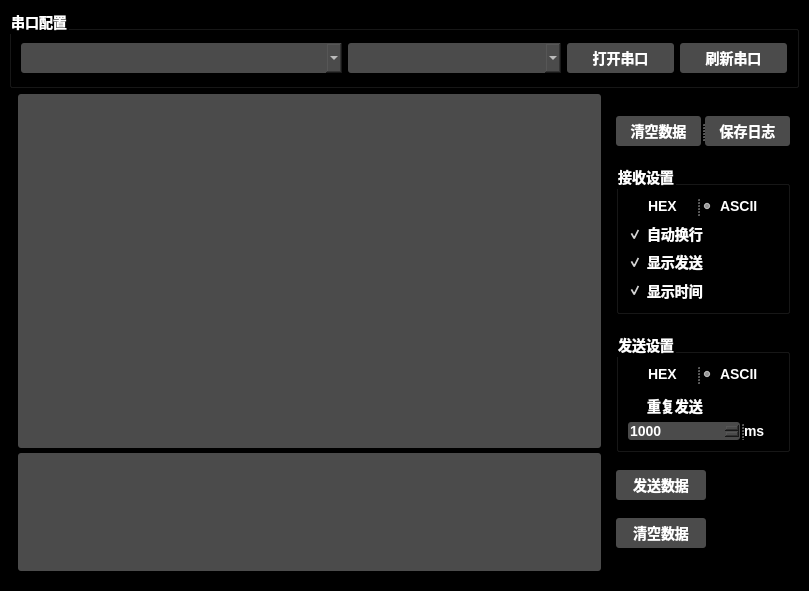
<?xml version="1.0" encoding="UTF-8"?>
<ui version="4.0">
 <class>MainWindow</class>
 <widget class="QMainWindow" name="MainWindow">
  <property name="geometry">
   <rect>
    <x>0</x>
    <y>0</y>
    <width>809</width>
    <height>591</height>
   </rect>
  </property>
  <property name="palette">
   <palette>
    <active>
     <colorrole role="WindowText">
      <brush brushstyle="SolidPattern">
       <color alpha="255">
        <red>255</red>
        <green>255</green>
        <blue>255</blue>
       </color>
      </brush>
     </colorrole>
     <colorrole role="Button">
      <brush brushstyle="SolidPattern">
       <color alpha="255">
        <red>0</red>
        <green>0</green>
        <blue>0</blue>
       </color>
      </brush>
     </colorrole>
     <colorrole role="Text">
      <brush brushstyle="SolidPattern">
       <color alpha="255">
        <red>255</red>
        <green>255</green>
        <blue>255</blue>
       </color>
      </brush>
     </colorrole>
     <colorrole role="ButtonText">
      <brush brushstyle="SolidPattern">
       <color alpha="255">
        <red>255</red>
        <green>255</green>
        <blue>255</blue>
       </color>
      </brush>
     </colorrole>
     <colorrole role="Base">
      <brush brushstyle="SolidPattern">
       <color alpha="255">
        <red>0</red>
        <green>0</green>
        <blue>0</blue>
       </color>
      </brush>
     </colorrole>
     <colorrole role="Window">
      <brush brushstyle="SolidPattern">
       <color alpha="255">
        <red>0</red>
        <green>0</green>
        <blue>0</blue>
       </color>
      </brush>
     </colorrole>
     <colorrole role="PlaceholderText">
      <brush brushstyle="NoBrush">
       <color alpha="128">
        <red>255</red>
        <green>255</green>
        <blue>255</blue>
       </color>
      </brush>
     </colorrole>
    </active>
    <inactive>
     <colorrole role="WindowText">
      <brush brushstyle="SolidPattern">
       <color alpha="255">
        <red>255</red>
        <green>255</green>
        <blue>255</blue>
       </color>
      </brush>
     </colorrole>
     <colorrole role="Button">
      <brush brushstyle="SolidPattern">
       <color alpha="255">
        <red>0</red>
        <green>0</green>
        <blue>0</blue>
       </color>
      </brush>
     </colorrole>
     <colorrole role="Text">
      <brush brushstyle="SolidPattern">
       <color alpha="255">
        <red>255</red>
        <green>255</green>
        <blue>255</blue>
       </color>
      </brush>
     </colorrole>
     <colorrole role="ButtonText">
      <brush brushstyle="SolidPattern">
       <color alpha="255">
        <red>255</red>
        <green>255</green>
        <blue>255</blue>
       </color>
      </brush>
     </colorrole>
     <colorrole role="Base">
      <brush brushstyle="SolidPattern">
       <color alpha="255">
        <red>0</red>
        <green>0</green>
        <blue>0</blue>
       </color>
      </brush>
     </colorrole>
     <colorrole role="Window">
      <brush brushstyle="SolidPattern">
       <color alpha="255">
        <red>0</red>
        <green>0</green>
        <blue>0</blue>
       </color>
      </brush>
     </colorrole>
     <colorrole role="PlaceholderText">
      <brush brushstyle="NoBrush">
       <color alpha="128">
        <red>255</red>
        <green>255</green>
        <blue>255</blue>
       </color>
      </brush>
     </colorrole>
    </inactive>
    <disabled>
     <colorrole role="WindowText">
      <brush brushstyle="SolidPattern">
       <color alpha="255">
        <red>255</red>
        <green>255</green>
        <blue>255</blue>
       </color>
      </brush>
     </colorrole>
     <colorrole role="Button">
      <brush brushstyle="SolidPattern">
       <color alpha="255">
        <red>0</red>
        <green>0</green>
        <blue>0</blue>
       </color>
      </brush>
     </colorrole>
     <colorrole role="Text">
      <brush brushstyle="SolidPattern">
       <color alpha="255">
        <red>255</red>
        <green>255</green>
        <blue>255</blue>
       </color>
      </brush>
     </colorrole>
     <colorrole role="ButtonText">
      <brush brushstyle="SolidPattern">
       <color alpha="255">
        <red>255</red>
        <green>255</green>
        <blue>255</blue>
       </color>
      </brush>
     </colorrole>
     <colorrole role="Base">
      <brush brushstyle="SolidPattern">
       <color alpha="255">
        <red>0</red>
        <green>0</green>
        <blue>0</blue>
       </color>
      </brush>
     </colorrole>
     <colorrole role="Window">
      <brush brushstyle="SolidPattern">
       <color alpha="255">
        <red>0</red>
        <green>0</green>
        <blue>0</blue>
       </color>
      </brush>
     </colorrole>
     <colorrole role="PlaceholderText">
      <brush brushstyle="NoBrush">
       <color alpha="128">
        <red>255</red>
        <green>255</green>
        <blue>255</blue>
       </color>
      </brush>
     </colorrole>
    </disabled>
   </palette>
  </property>
  <property name="font">
   <font>
    <family>Arial</family>
    <pointsize>-1</pointsize>
    <weight>75</weight>
    <italic>false</italic>
    <bold>true</bold>
   </font>
  </property>
  <property name="contextMenuPolicy">
   <enum>Qt::DefaultContextMenu</enum>
  </property>
  <property name="windowTitle">
   <string>串口调试</string>
  </property>
  <property name="windowIcon">
   <iconset resource="bottle.qrc">
    <normaloff>:/png/bottle.png</normaloff>:/png/bottle.png</iconset>
  </property>
  <property name="autoFillBackground">
   <bool>false</bool>
  </property>
  <property name="styleSheet">
   <string notr="true">background: black;
color: white;
font: bold 14px Arial;</string>
  </property>
  <property name="iconSize">
   <size>
    <width>30</width>
    <height>30</height>
   </size>
  </property>
  <property name="toolButtonStyle">
   <enum>Qt::ToolButtonIconOnly</enum>
  </property>
  <property name="animated">
   <bool>false</bool>
  </property>
  <property name="documentMode">
   <bool>false</bool>
  </property>
  <widget class="QWidget" name="centralwidget">
   <property name="autoFillBackground">
    <bool>false</bool>
   </property>
   <property name="styleSheet">
    <string notr="true"/>
   </property>
   <layout class="QHBoxLayout" name="horizontalLayout_3">
    <property name="bottomMargin">
     <number>20</number>
    </property>
    <item>
     <layout class="QVBoxLayout" name="verticalLayout" stretch="1,6">
      <item>
       <widget class="QGroupBox" name="groupBox">
        <property name="maximumSize">
         <size>
          <width>790</width>
          <height>80</height>
         </size>
        </property>
        <property name="styleSheet">
         <string notr="true">groupBox[color:rgb(170, 85, 255)]</string>
        </property>
        <property name="title">
         <string>串口配置</string>
        </property>
        <layout class="QHBoxLayout" name="horizontalLayout_2" stretch="3,2,1,1">
         <property name="spacing">
          <number>6</number>
         </property>
         <property name="leftMargin">
          <number>9</number>
         </property>
         <item>
          <widget class="QComboBox" name="Com_Port">
           <property name="minimumSize">
            <size>
             <width>0</width>
             <height>30</height>
            </size>
           </property>
           <property name="styleSheet">
            <string notr="true">QComboBox{background: rgb(75, 75, 75);
color: white;
border-radius: 3px; }
QComboBox QAbstractItemView {
    outline: 0px solid gray;   /* 选定项的虚框 */
    border: 1px solid yellow;   /* 整个下拉窗体的边框 */
    color: black;
    background-color: white;   /* 整个下拉窗体的背景色 */
    selection-background-color: rgb(0, 170, 255);   /* 整个下拉窗体被选中项的背景色 */
}
</string>
           </property>
          </widget>
         </item>
         <item>
          <widget class="QComboBox" name="Com_Band">
           <property name="enabled">
            <bool>true</bool>
           </property>
           <property name="minimumSize">
            <size>
             <width>0</width>
             <height>30</height>
            </size>
           </property>
           <property name="baseSize">
            <size>
             <width>0</width>
             <height>0</height>
            </size>
           </property>
           <property name="styleSheet">
            <string notr="true">QComboBox{background: rgb(75, 75, 75);
color: white;
border-radius: 3px; }
QComboBox QAbstractItemView {
    outline: 0px solid gray;   /* 选定项的虚框 */
    border: 1px solid yellow;   /* 整个下拉窗体的边框 */
    color: black;
    background-color: white;   /* 整个下拉窗体的背景色 */
    selection-background-color: rgb(0, 170, 255);   /* 整个下拉窗体被选中项的背景色 */
}
</string>
           </property>
          </widget>
         </item>
         <item>
          <widget class="QPushButton" name="Open_Com">
           <property name="minimumSize">
            <size>
             <width>90</width>
             <height>30</height>
            </size>
           </property>
           <property name="mouseTracking">
            <bool>false</bool>
           </property>
           <property name="styleSheet">
            <string notr="true">QPushButton:hover {background:qlineargradient(x1:0, y1:0.5, x2:1, y2:0.5, stop:0 #47a7ed, stop: 1 #a967b2);}
QPushButton:pressed {background-color: rgb(0, 170, 255);}
QPushButton{border-radius: 3px; 
background-color: rgb(75, 75, 75);}</string>
           </property>
           <property name="text">
            <string>打开串口</string>
           </property>
           <property name="autoDefault">
            <bool>true</bool>
           </property>
          </widget>
         </item>
         <item>
          <widget class="QPushButton" name="refesh_Com">
           <property name="minimumSize">
            <size>
             <width>0</width>
             <height>30</height>
            </size>
           </property>
           <property name="mouseTracking">
            <bool>false</bool>
           </property>
           <property name="styleSheet">
            <string notr="true">QPushButton:hover {background:qlineargradient(x1:0, y1:0.5, x2:1, y2:0.5, stop:0 #47a7ed, stop: 1 #a967b2);}
QPushButton:pressed {background-color: rgb(0, 170, 255);}
QPushButton{border-radius: 3px; 
background-color: rgb(75, 75, 75);;}
</string>
           </property>
           <property name="text">
            <string>刷新串口</string>
           </property>
          </widget>
         </item>
        </layout>
       </widget>
      </item>
      <item>
       <layout class="QHBoxLayout" name="horizontalLayout" stretch="3,1">
        <property name="spacing">
         <number>5</number>
        </property>
        <property name="leftMargin">
         <number>9</number>
        </property>
        <item>
         <layout class="QVBoxLayout" name="verticalLayout_4" stretch="3,1">
          <property name="bottomMargin">
           <number>0</number>
          </property>
          <item>
           <widget class="QTextBrowser" name="Data_Display">
            <property name="font">
             <font>
              <family>Arial</family>
              <pointsize>-1</pointsize>
              <weight>75</weight>
              <italic>false</italic>
              <bold>true</bold>
             </font>
            </property>
            <property name="styleSheet">
             <string notr="true">border-radius: 3px; 
background-color: rgb(75, 75, 75);</string>
            </property>
           </widget>
          </item>
          <item>
           <widget class="QPlainTextEdit" name="Send_Data_Dsiplay">
            <property name="cursor" stdset="0">
             <cursorShape>ArrowCursor</cursorShape>
            </property>
            <property name="mouseTracking">
             <bool>false</bool>
            </property>
            <property name="focusPolicy">
             <enum>Qt::StrongFocus</enum>
            </property>
            <property name="styleSheet">
             <string notr="true">border-radius: 3px; 
background-color: rgb(75, 75, 75);</string>
            </property>
            <property name="tabChangesFocus">
             <bool>false</bool>
            </property>
           </widget>
          </item>
         </layout>
        </item>
        <item>
         <widget class="QFrame" name="frame">
          <property name="maximumSize">
           <size>
            <width>200</width>
            <height>480</height>
           </size>
          </property>
          <property name="frameShape">
           <enum>QFrame::StyledPanel</enum>
          </property>
          <property name="frameShadow">
           <enum>QFrame::Raised</enum>
          </property>
          <layout class="QVBoxLayout" name="verticalLayout_2">
           <item>
            <widget class="QSplitter" name="splitter_4">
             <property name="orientation">
              <enum>Qt::Horizontal</enum>
             </property>
             <widget class="QPushButton" name="Data_clear">
              <property name="minimumSize">
               <size>
                <width>0</width>
                <height>30</height>
               </size>
              </property>
              <property name="maximumSize">
               <size>
                <width>90</width>
                <height>30</height>
               </size>
              </property>
              <property name="mouseTracking">
               <bool>false</bool>
              </property>
              <property name="styleSheet">
               <string notr="true">QPushButton:hover {background:qlineargradient(x1:0, y1:0.5, x2:1, y2:0.5, stop:0 #47a7ed, stop: 1 #a967b2);}
QPushButton:pressed {background-color: rgb(0, 170, 255);}
QPushButton{border-radius: 3px; 
background-color: rgb(75, 75, 75);}</string>
              </property>
              <property name="text">
               <string>清空数据</string>
              </property>
             </widget>
             <widget class="QPushButton" name="Data_save">
              <property name="minimumSize">
               <size>
                <width>0</width>
                <height>30</height>
               </size>
              </property>
              <property name="maximumSize">
               <size>
                <width>90</width>
                <height>30</height>
               </size>
              </property>
              <property name="mouseTracking">
               <bool>false</bool>
              </property>
              <property name="styleSheet">
               <string notr="true">QPushButton:hover {background:qlineargradient(x1:0, y1:0.5, x2:1, y2:0.5, stop:0 #47a7ed, stop: 1 #a967b2);}
QPushButton:pressed {background-color: rgb(0, 170, 255);}
QPushButton{border-radius: 3px; 
background-color: rgb(75, 75, 75);}</string>
              </property>
              <property name="text">
               <string>保存日志</string>
              </property>
             </widget>
            </widget>
           </item>
           <item>
            <widget class="QGroupBox" name="groupBox_2">
             <property name="maximumSize">
              <size>
               <width>16777215</width>
               <height>150</height>
              </size>
             </property>
             <property name="title">
              <string>接收设置</string>
             </property>
             <layout class="QVBoxLayout" name="verticalLayout_5">
              <item>
               <layout class="QVBoxLayout" name="verticalLayout_3">
                <item>
                 <widget class="QSplitter" name="splitter">
                  <property name="orientation">
                   <enum>Qt::Horizontal</enum>
                  </property>
                  <widget class="QRadioButton" name="radioButton">
                   <property name="maximumSize">
                    <size>
                     <width>16777215</width>
                     <height>30</height>
                    </size>
                   </property>
                   <property name="text">
                    <string>HEX</string>
                   </property>
                  </widget>
                  <widget class="QRadioButton" name="radioButton_2">
                   <property name="autoFillBackground">
                    <bool>false</bool>
                   </property>
                   <property name="text">
                    <string>ASCII</string>
                   </property>
                   <property name="checked">
                    <bool>true</bool>
                   </property>
                  </widget>
                 </widget>
                </item>
                <item>
                 <widget class="QCheckBox" name="checkBox">
                  <property name="styleSheet">
                   <string notr="true"/>
                  </property>
                  <property name="text">
                   <string>自动换行</string>
                  </property>
                  <property name="checked">
                   <bool>true</bool>
                  </property>
                  <property name="tristate">
                   <bool>false</bool>
                  </property>
                 </widget>
                </item>
                <item>
                 <widget class="QCheckBox" name="checkBox_2">
                  <property name="text">
                   <string>显示发送</string>
                  </property>
                  <property name="checked">
                   <bool>true</bool>
                  </property>
                 </widget>
                </item>
                <item>
                 <widget class="QCheckBox" name="checkBox_3">
                  <property name="text">
                   <string>显示时间</string>
                  </property>
                  <property name="checked">
                   <bool>true</bool>
                  </property>
                 </widget>
                </item>
               </layout>
              </item>
             </layout>
            </widget>
           </item>
           <item>
            <widget class="QGroupBox" name="groupBox_3">
             <property name="maximumSize">
              <size>
               <width>16777215</width>
               <height>120</height>
              </size>
             </property>
             <property name="title">
              <string>发送设置</string>
             </property>
             <layout class="QVBoxLayout" name="verticalLayout_6">
              <item>
               <widget class="QSplitter" name="splitter_2">
                <property name="orientation">
                 <enum>Qt::Horizontal</enum>
                </property>
                <widget class="QRadioButton" name="radioButton_3">
                 <property name="maximumSize">
                  <size>
                   <width>16777215</width>
                   <height>30</height>
                  </size>
                 </property>
                 <property name="text">
                  <string>HEX</string>
                 </property>
                </widget>
                <widget class="QRadioButton" name="radioButton_4">
                 <property name="autoFillBackground">
                  <bool>false</bool>
                 </property>
                 <property name="text">
                  <string>ASCII</string>
                 </property>
                 <property name="checked">
                  <bool>true</bool>
                 </property>
                </widget>
               </widget>
              </item>
              <item>
               <widget class="QCheckBox" name="SendData_Timer">
                <property name="minimumSize">
                 <size>
                  <width>90</width>
                  <height>30</height>
                 </size>
                </property>
                <property name="maximumSize">
                 <size>
                  <width>90</width>
                  <height>30</height>
                 </size>
                </property>
                <property name="styleSheet">
                 <string notr="true">QPushButton:hover {background:qlineargradient(x1:0, y1:0.5, x2:1, y2:0.5, stop:0 #47a7ed, stop: 1 #a967b2);}
QPushButton:pressed {background-color: rgb(0, 170, 255);}
QPushButton{border-radius: 3px; 
background-color: rgb(75, 75, 75);}</string>
                </property>
                <property name="text">
                 <string>重复发送</string>
                </property>
               </widget>
              </item>
              <item>
               <widget class="QSplitter" name="splitter_3">
                <property name="orientation">
                 <enum>Qt::Horizontal</enum>
                </property>
                <widget class="QSpinBox" name="spinBox">
                 <property name="cursor">
                  <cursorShape>ArrowCursor</cursorShape>
                 </property>
                 <property name="acceptDrops">
                  <bool>true</bool>
                 </property>
                 <property name="styleSheet">
                  <string notr="true">border-radius: 3px; 
background-color: rgb(75, 75, 75);
</string>
                 </property>
                 <property name="maximum">
                  <number>9999999</number>
                 </property>
                 <property name="value">
                  <number>1000</number>
                 </property>
                </widget>
                <widget class="QLabel" name="label">
                 <property name="text">
                  <string>ms</string>
                 </property>
                </widget>
               </widget>
              </item>
             </layout>
            </widget>
           </item>
           <item>
            <widget class="QPushButton" name="Send_Data">
             <property name="maximumSize">
              <size>
               <width>90</width>
               <height>30</height>
              </size>
             </property>
             <property name="mouseTracking">
              <bool>false</bool>
             </property>
             <property name="styleSheet">
              <string notr="true">QPushButton:hover {background:qlineargradient(x1:0, y1:0.5, x2:1, y2:0.5, stop:0 #47a7ed, stop: 1 #a967b2);}
QPushButton:pressed {background-color: rgb(0, 170, 255);}
QPushButton{border-radius: 3px; 
background-color: rgb(75, 75, 75);}</string>
             </property>
             <property name="text">
              <string>发送数据</string>
             </property>
            </widget>
           </item>
           <item>
            <widget class="QPushButton" name="SendData_clear">
             <property name="maximumSize">
              <size>
               <width>90</width>
               <height>30</height>
              </size>
             </property>
             <property name="mouseTracking">
              <bool>false</bool>
             </property>
             <property name="styleSheet">
              <string notr="true">QPushButton:hover {background:qlineargradient(x1:0, y1:0.5, x2:1, y2:0.5, stop:0 #47a7ed, stop: 1 #a967b2);}
QPushButton:pressed {background-color: rgb(0, 170, 255);}
QPushButton{border-radius: 3px; 
background-color: rgb(75, 75, 75);}</string>
             </property>
             <property name="text">
              <string>清空数据</string>
             </property>
            </widget>
           </item>
          </layout>
         </widget>
        </item>
       </layout>
      </item>
     </layout>
    </item>
   </layout>
  </widget>
 </widget>
 <resources>
  <include location="bottle.qrc"/>
 </resources>
 <connections>
  <connection>
   <sender>Open_Com</sender>
   <signal>clicked()</signal>
   <receiver>MainWindow</receiver>
   <slot>Open_Com_Click()</slot>
   <hints>
    <hint type="sourcelabel">
     <x>675</x>
     <y>71</y>
    </hint>
    <hint type="destinationlabel">
     <x>650</x>
     <y>0</y>
    </hint>
   </hints>
  </connection>
  <connection>
   <sender>Send_Data</sender>
   <signal>clicked()</signal>
   <receiver>MainWindow</receiver>
   <slot>Send_Data_Click()</slot>
   <hints>
    <hint type="sourcelabel">
     <x>688</x>
     <y>496</y>
    </hint>
    <hint type="destinationlabel">
     <x>685</x>
     <y>0</y>
    </hint>
   </hints>
  </connection>
  <connection>
   <sender>SendData_clear</sender>
   <signal>clicked()</signal>
   <receiver>Send_Data_Dsiplay</receiver>
   <slot>clear()</slot>
   <hints>
    <hint type="sourcelabel">
     <x>653</x>
     <y>538</y>
    </hint>
    <hint type="destinationlabel">
     <x>555</x>
     <y>524</y>
    </hint>
   </hints>
  </connection>
  <connection>
   <sender>Data_clear</sender>
   <signal>clicked()</signal>
   <receiver>Data_Display</receiver>
   <slot>clear()</slot>
   <hints>
    <hint type="sourcelabel">
     <x>698</x>
     <y>146</y>
    </hint>
    <hint type="destinationlabel">
     <x>565</x>
     <y>175</y>
    </hint>
   </hints>
  </connection>
  <connection>
   <sender>refesh_Com</sender>
   <signal>clicked()</signal>
   <receiver>MainWindow</receiver>
   <slot>refesh_Com_Click()</slot>
   <hints>
    <hint type="sourcelabel">
     <x>788</x>
     <y>71</y>
    </hint>
    <hint type="destinationlabel">
     <x>718</x>
     <y>-18</y>
    </hint>
   </hints>
  </connection>
  <connection>
   <sender>Data_save</sender>
   <signal>clicked()</signal>
   <receiver>MainWindow</receiver>
   <slot>Save_Data_Click()</slot>
   <hints>
    <hint type="sourcelabel">
     <x>736</x>
     <y>130</y>
    </hint>
    <hint type="destinationlabel">
     <x>733</x>
     <y>578</y>
    </hint>
   </hints>
  </connection>
 </connections>
 <slots>
  <slot>Open_Com_Click()</slot>
  <slot>Send_Data_Click()</slot>
  <slot>refesh_Com_Click()</slot>
  <slot>Send_Data_timer()</slot>
  <slot>Save_Data_Click()</slot>
 </slots>
</ui>
